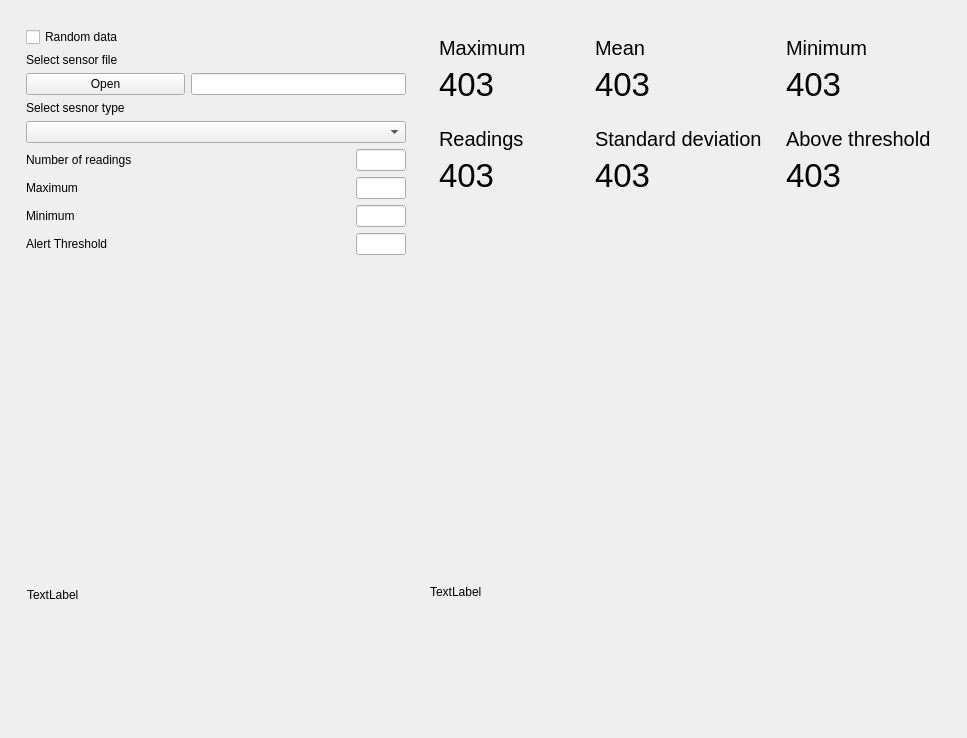
<?xml version="1.0" encoding="UTF-8"?>
<ui version="4.0">
 <class>MainWindow</class>
 <widget class="QMainWindow" name="MainWindow">
  <property name="geometry">
   <rect>
    <x>0</x>
    <y>0</y>
    <width>967</width>
    <height>738</height>
   </rect>
  </property>
  <property name="windowTitle">
   <string>MainWindow</string>
  </property>
  <widget class="QWidget" name="centralwidget">
   <layout class="QVBoxLayout" name="verticalLayout">
    <item>
     <widget class="QWidget" name="widget_main" native="true">
      <layout class="QGridLayout" name="gridLayout_3">
       <item row="0" column="0" rowspan="2">
        <widget class="QWidget" name="widget_dataselection" native="true">
         <property name="minimumSize">
          <size>
           <width>250</width>
           <height>300</height>
          </size>
         </property>
         <layout class="QGridLayout" name="gridLayout">
          <property name="leftMargin">
           <number>8</number>
          </property>
          <item row="2" column="1" colspan="2">
           <widget class="QLineEdit" name="wdg_datasel_lineEdit_filepath"/>
          </item>
          <item row="4" column="0" colspan="3">
           <widget class="QComboBox" name="wdg_datasel_comboBox_sensortype"/>
          </item>
          <item row="7" column="0">
           <widget class="QLabel" name="wdg_datasel_label_min">
            <property name="text">
             <string>Minimum</string>
            </property>
           </widget>
          </item>
          <item row="8" column="0" colspan="2">
           <widget class="QLabel" name="wdg_datasel_label_alertthreshold">
            <property name="text">
             <string>Alert Threshold</string>
            </property>
           </widget>
          </item>
          <item row="6" column="0">
           <widget class="QLabel" name="wdg_datasel_label_max">
            <property name="text">
             <string>Maximum</string>
            </property>
           </widget>
          </item>
          <item row="8" column="2">
           <widget class="QLineEdit" name="wdg_datasel_lineEdit_alertthreashold">
            <property name="maximumSize">
             <size>
              <width>50</width>
              <height>16777215</height>
             </size>
            </property>
            <property name="text">
             <string/>
            </property>
           </widget>
          </item>
          <item row="2" column="0">
           <widget class="QPushButton" name="wdg_datasel_bt_OpenFile">
            <property name="text">
             <string>Open</string>
            </property>
           </widget>
          </item>
          <item row="3" column="0" colspan="3">
           <widget class="QLabel" name="wdg_datasel_label_sensortype">
            <property name="text">
             <string>Select sesnor type</string>
            </property>
           </widget>
          </item>
          <item row="6" column="2">
           <widget class="QLineEdit" name="wdg_datasel_lineEdit_max">
            <property name="maximumSize">
             <size>
              <width>50</width>
              <height>16777215</height>
             </size>
            </property>
           </widget>
          </item>
          <item row="7" column="2">
           <widget class="QLineEdit" name="wdg_datasel_lineEdit_min">
            <property name="maximumSize">
             <size>
              <width>50</width>
              <height>16777215</height>
             </size>
            </property>
            <property name="text">
             <string/>
            </property>
           </widget>
          </item>
          <item row="0" column="0" colspan="3">
           <widget class="QCheckBox" name="wdg_datasel_checkBox_randomdata">
            <property name="text">
             <string>Random data</string>
            </property>
           </widget>
          </item>
          <item row="5" column="0" colspan="2">
           <widget class="QLabel" name="wdg_datasel_label_numberofreadings">
            <property name="text">
             <string>Number of readings </string>
            </property>
           </widget>
          </item>
          <item row="1" column="0" colspan="3">
           <widget class="QLabel" name="wdg_datasel_label_selectsensor">
            <property name="text">
             <string>Select sensor file</string>
            </property>
           </widget>
          </item>
          <item row="5" column="2">
           <widget class="QLineEdit" name="wdg_datasel_lineEdit_numreadings">
            <property name="sizePolicy">
             <sizepolicy hsizetype="Fixed" vsizetype="Fixed">
              <horstretch>0</horstretch>
              <verstretch>0</verstretch>
             </sizepolicy>
            </property>
            <property name="minimumSize">
             <size>
              <width>0</width>
              <height>0</height>
             </size>
            </property>
            <property name="maximumSize">
             <size>
              <width>50</width>
              <height>16777215</height>
             </size>
            </property>
           </widget>
          </item>
          <item row="9" column="0">
           <spacer name="wdg_datasel_verticalSpacer">
            <property name="orientation">
             <enum>Qt::Vertical</enum>
            </property>
            <property name="sizeHint" stdset="0">
             <size>
              <width>10</width>
              <height>10</height>
             </size>
            </property>
           </spacer>
          </item>
         </layout>
        </widget>
       </item>
       <item row="0" column="1">
        <widget class="QWidget" name="widget_calculatedreadings" native="true">
         <property name="minimumSize">
          <size>
           <width>500</width>
           <height>170</height>
          </size>
         </property>
         <layout class="QGridLayout" name="gridLayout_2">
          <item row="1" column="1">
           <widget class="QWidget" name="widget_stddeviation" native="true">
            <property name="minimumSize">
             <size>
              <width>150</width>
              <height>50</height>
             </size>
            </property>
            <property name="maximumSize">
             <size>
              <width>200</width>
              <height>200</height>
             </size>
            </property>
            <layout class="QVBoxLayout" name="verticalLayout_8">
             <item>
              <widget class="QLabel" name="label_stddeviation">
               <property name="font">
                <font>
                 <pointsize>15</pointsize>
                </font>
               </property>
               <property name="text">
                <string>Standard deviation</string>
               </property>
              </widget>
             </item>
             <item>
              <widget class="QLabel" name="label_int_stddeviation">
               <property name="font">
                <font>
                 <pointsize>25</pointsize>
                </font>
               </property>
               <property name="text">
                <string>403</string>
               </property>
              </widget>
             </item>
            </layout>
           </widget>
          </item>
          <item row="1" column="0">
           <widget class="QWidget" name="widget_numreadings" native="true">
            <property name="minimumSize">
             <size>
              <width>150</width>
              <height>50</height>
             </size>
            </property>
            <property name="maximumSize">
             <size>
              <width>200</width>
              <height>200</height>
             </size>
            </property>
            <layout class="QVBoxLayout" name="verticalLayout_5">
             <item>
              <widget class="QLabel" name="label_readings">
               <property name="font">
                <font>
                 <pointsize>15</pointsize>
                </font>
               </property>
               <property name="text">
                <string>Readings</string>
               </property>
              </widget>
             </item>
             <item>
              <widget class="QLabel" name="label_int_numreadings">
               <property name="font">
                <font>
                 <pointsize>25</pointsize>
                </font>
               </property>
               <property name="text">
                <string>403</string>
               </property>
              </widget>
             </item>
            </layout>
           </widget>
          </item>
          <item row="0" column="0">
           <widget class="QWidget" name="widget_max" native="true">
            <property name="minimumSize">
             <size>
              <width>150</width>
              <height>50</height>
             </size>
            </property>
            <property name="maximumSize">
             <size>
              <width>200</width>
              <height>200</height>
             </size>
            </property>
            <layout class="QVBoxLayout" name="verticalLayout_4">
             <item>
              <widget class="QLabel" name="label_max">
               <property name="font">
                <font>
                 <pointsize>15</pointsize>
                </font>
               </property>
               <property name="text">
                <string>Maximum</string>
               </property>
              </widget>
             </item>
             <item>
              <widget class="QLabel" name="label_int_max">
               <property name="font">
                <font>
                 <pointsize>25</pointsize>
                </font>
               </property>
               <property name="text">
                <string>403</string>
               </property>
              </widget>
             </item>
            </layout>
           </widget>
          </item>
          <item row="0" column="1">
           <widget class="QWidget" name="widget_mean" native="true">
            <property name="minimumSize">
             <size>
              <width>150</width>
              <height>50</height>
             </size>
            </property>
            <property name="maximumSize">
             <size>
              <width>200</width>
              <height>200</height>
             </size>
            </property>
            <layout class="QVBoxLayout" name="verticalLayout_6">
             <item>
              <widget class="QLabel" name="label_mean">
               <property name="font">
                <font>
                 <pointsize>15</pointsize>
                </font>
               </property>
               <property name="text">
                <string>Mean</string>
               </property>
              </widget>
             </item>
             <item>
              <widget class="QLabel" name="label_int_mean">
               <property name="font">
                <font>
                 <pointsize>25</pointsize>
                </font>
               </property>
               <property name="text">
                <string>403</string>
               </property>
              </widget>
             </item>
            </layout>
           </widget>
          </item>
          <item row="0" column="2">
           <widget class="QWidget" name="widget_min" native="true">
            <property name="minimumSize">
             <size>
              <width>150</width>
              <height>50</height>
             </size>
            </property>
            <property name="maximumSize">
             <size>
              <width>200</width>
              <height>200</height>
             </size>
            </property>
            <layout class="QVBoxLayout" name="verticalLayout_7">
             <item>
              <widget class="QLabel" name="label_min">
               <property name="font">
                <font>
                 <pointsize>15</pointsize>
                </font>
               </property>
               <property name="text">
                <string>Minimum</string>
               </property>
              </widget>
             </item>
             <item>
              <widget class="QLabel" name="label_int_min">
               <property name="font">
                <font>
                 <pointsize>25</pointsize>
                </font>
               </property>
               <property name="text">
                <string>403</string>
               </property>
              </widget>
             </item>
            </layout>
           </widget>
          </item>
          <item row="1" column="2">
           <widget class="QWidget" name="widget_abovethreshold" native="true">
            <property name="minimumSize">
             <size>
              <width>150</width>
              <height>50</height>
             </size>
            </property>
            <property name="maximumSize">
             <size>
              <width>200</width>
              <height>200</height>
             </size>
            </property>
            <layout class="QVBoxLayout" name="verticalLayout_9">
             <item>
              <widget class="QLabel" name="label_abovethreshold">
               <property name="font">
                <font>
                 <pointsize>15</pointsize>
                </font>
               </property>
               <property name="text">
                <string>Above threshold</string>
               </property>
              </widget>
             </item>
             <item>
              <widget class="QLabel" name="label_int_abovethreshold">
               <property name="font">
                <font>
                 <pointsize>25</pointsize>
                </font>
               </property>
               <property name="text">
                <string>403</string>
               </property>
              </widget>
             </item>
            </layout>
           </widget>
          </item>
          <item row="2" column="1">
           <spacer name="verticalSpacer_2">
            <property name="orientation">
             <enum>Qt::Vertical</enum>
            </property>
            <property name="sizeHint" stdset="0">
             <size>
              <width>20</width>
              <height>10</height>
             </size>
            </property>
           </spacer>
          </item>
         </layout>
        </widget>
       </item>
       <item row="1" column="1" rowspan="2">
        <widget class="QWidget" name="widget_histogram" native="true">
         <property name="minimumSize">
          <size>
           <width>250</width>
           <height>250</height>
          </size>
         </property>
         <layout class="QVBoxLayout" name="verticalLayout_3">
          <item>
           <widget class="QLabel" name="label_showplot">
            <property name="text">
             <string>TextLabel</string>
            </property>
           </widget>
          </item>
         </layout>
        </widget>
       </item>
       <item row="2" column="0">
        <widget class="QWidget" name="widget_plot" native="true">
         <property name="minimumSize">
          <size>
           <width>250</width>
           <height>250</height>
          </size>
         </property>
         <layout class="QVBoxLayout" name="verticalLayout_2">
          <item>
           <widget class="QLabel" name="label_showhistogram">
            <property name="text">
             <string>TextLabel</string>
            </property>
           </widget>
          </item>
         </layout>
        </widget>
       </item>
      </layout>
     </widget>
    </item>
   </layout>
  </widget>
 </widget>
 <resources/>
 <connections/>
</ui>
